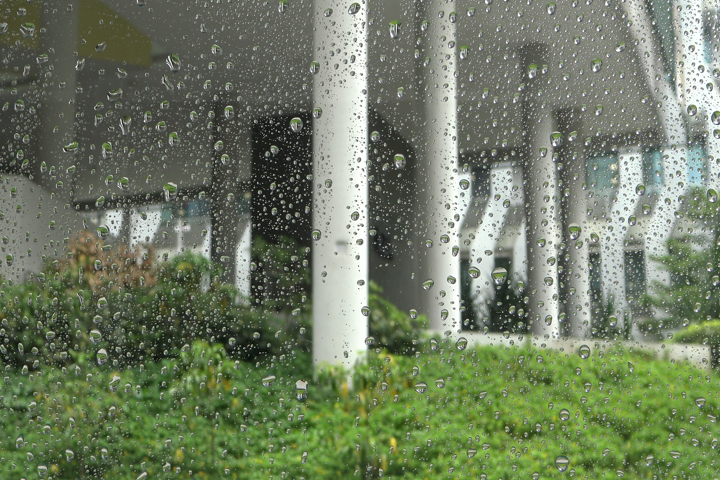
#> input picture Rain-Removal/input.png, 720 x 480 px
$ python test.py
#> lines starting #> are read from the running program, lines starting #| are printed output that depends on the picture
import cv2

# Load rainy image
img = cv2.imread('input.png')
#> img is the input picture: shape (480, 720, 3); mean B, G, R 98.7, 123.9, 112


# Increase median filter strength
blurred = cv2.medianBlur(img, 5)  # from 3 to 5
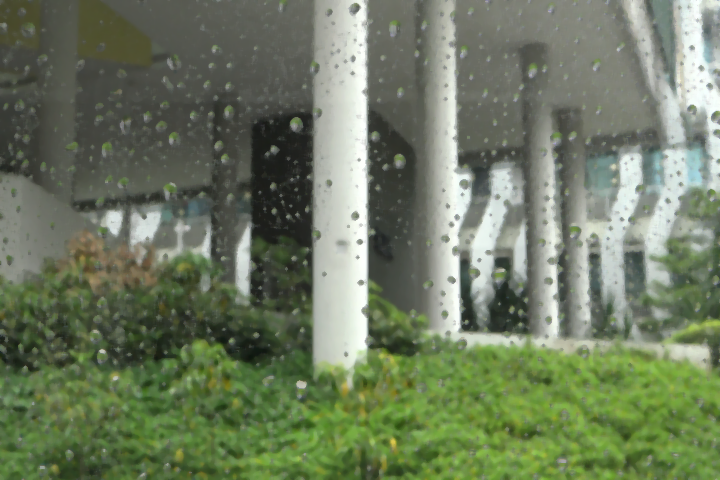
#> blurred: shape (480, 720, 3); mean B, G, R 96.2, 122.2, 110

# Use bilateral filter as alternative to guided filter
guided = cv2.bilateralFilter(blurred, d=9, sigmaColor=75, sigmaSpace=75)


cv2.imwrite('cleaned_image.jpg', guided)
